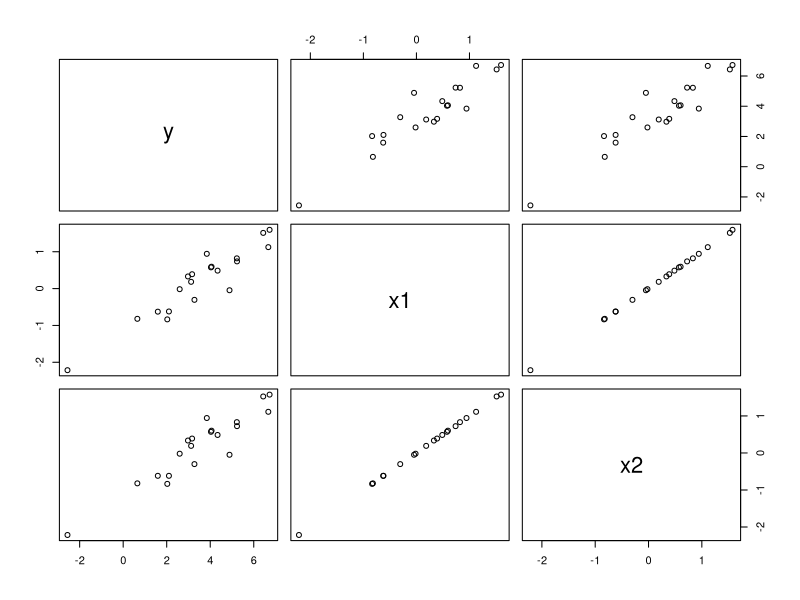

Source code (R): (Note: this script raises an error after producing the figure.)
# Exercice 1 

# question 2)

set.seed(1)
x1 <- rnorm(20)
x2 <- rnorm(20,mean=x1,sd=.01)
y <- rnorm(20,mean=3+x1+x2)
data <- data.frame(y = y,x1 = x1, x2=x2)
pairs(data)

# régression linéaire multiple 

rlm <- lm(y ~., data = data)
summary(rlm)

# régression Ridge

lm.ridge(y ~., data = data, lambda = seq(0,1,0.05))

# question 3)
set.seed(1)
n = 50
z1 <- rnorm(n)
z2 <- rnorm(n,mean = 2*z1, sd = 0.01)
w <- rnorm(n,mean= z1 + 2*z2)
data1 <- data.frame(w=w,z1=z1,z2=z2)
pairs(data1)


# coefficients de la régression linéaire multiple
data1RLM = data1
beta1 <- c()
beta2 <- c()
for (i in 1:n){
  ech <- sample(1:n,replace=T)       # échantillons boostrap
  data1RLM$w <- w[ech]
  data1RLM$z1 <- z1[ech]
  data1RLM$z2 <- z2[ech]
  rlm <- lm(w~.,data = data1RLM)
  beta1 <- c(beta1,rlm$coefficients[1])
  beta2 <- c(beta2,rlm$coefficients[2])
}
boxplot(data.frame(beta1=beta1,beta2=beta2))

# coefficients de la régression Ridge
data1RR = data1
beta1R <- c()
beta2R <- c()
for (i in 1:n){
  ech <- sample(1:n,replace=T)       # échantillons boostrap
  data1$w <- w[ech]
  data1RR$z1 <- z1[ech]
  data1RR$z2 <- z2[ech]
  rr <- lm.ridge(w~.,data = data1RR,lambda=1)
  coeff <- rr$coef/rr$scales
  beta1R <- c(beta1R,coeff[1])
  beta2R <- c(beta2R,coeff[2])
}
boxplot(data.frame(beta1R=beta1R,beta2R=beta2R))

